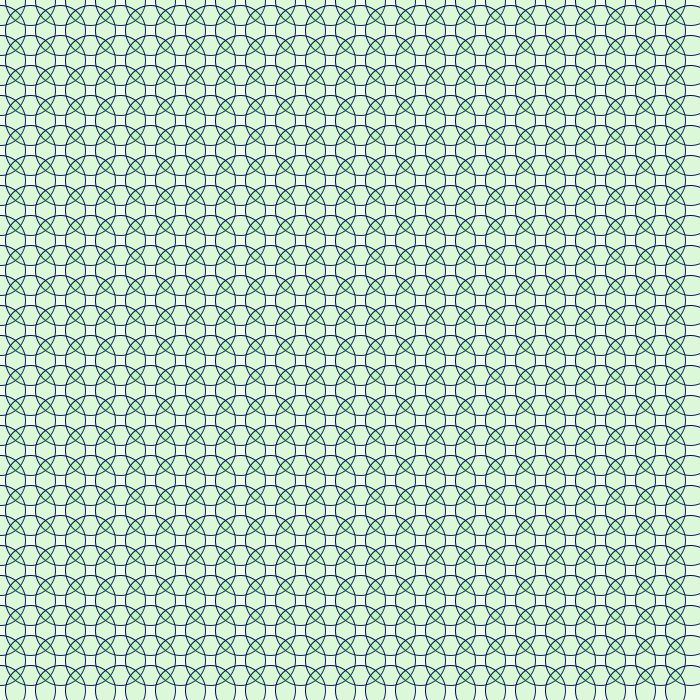
Frame 1 (no input)
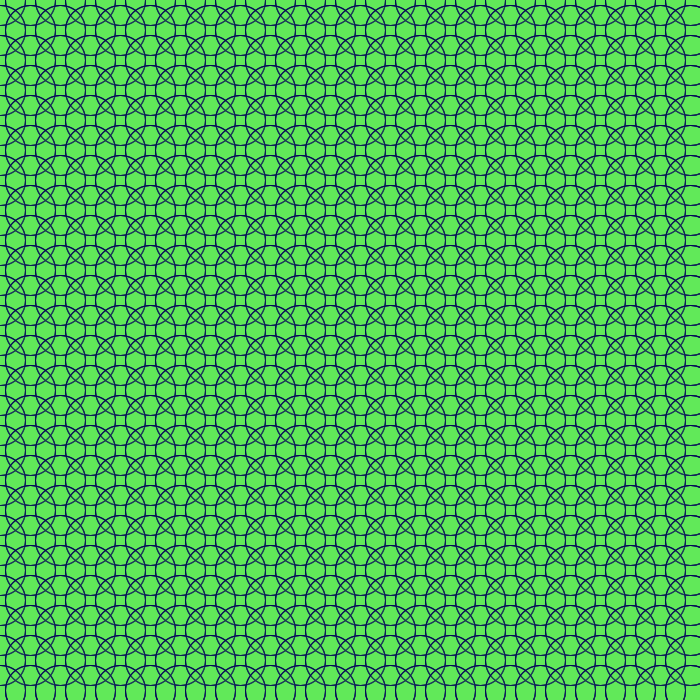
Frame 60 (the mouse pressed at the canvas centre just before this capture)
Frame 120 (the mouse held since frame 60 and released just before this capture): identical to frame 60, image omitted

The Processing sketch that drew these frames (run headless with seeded random() and noise(); from frame 60 on, the mouse is pressed at the canvas centre):

// Processing sketch: processing_82084
// ── processing_82084.pde



int b=30;

void setup(){
  size(700,700);
  background(255);
}
  void draw (){
   frameRate(30);
 for(int i=0;i<width;i+=30){
 for(int a=0;a<width;a+=30){ 
 smooth(); 
 stroke(5,4,90);
 fill (91,227,89,30);
 ellipse(a,i,50,50);  
 
 }
 }

  }
 
    void mousePressed (){  
  smooth(); 
  fill(252,3,32);
  rectMode(CENTER);
  rect(mouseX,mouseY,b,b);
  endRecord();
  }
   
   
